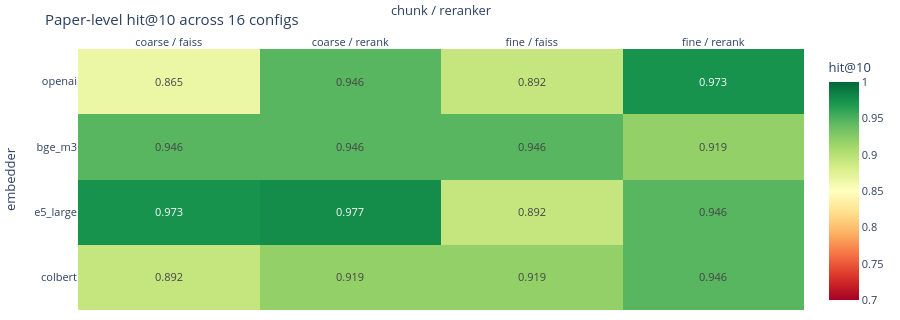

The cell this chart's notebook holds for it:
### Code cell
import plotly.express as px

heatmap_fig = px.imshow(
    heatmap_grid,
    x=heatmap_cols,
    y=embedder_rows,
    color_continuous_scale="RdYlGn",
    range_color=(0.7, 1.0),
    aspect="auto",
    text_auto=".3f",
    labels=dict(x="chunk / reranker", y="embedder", color="hit@10"),
    title="Paper-level hit@10 across 16 configs",
)
heatmap_fig.update_layout(
    height=320,
    margin=dict(l=10, r=10, t=40, b=10),
    font=dict(size=11),
)
heatmap_fig.update_xaxes(side="top")
heatmap_fig

### Figure 1 — Plotly figure (JSON) as saved in the notebook; plotly's stock layout.template omitted (floating-point values rounded to 4 significant figures)
{"data": [{"coloraxis": "coloraxis", "hovertemplate": "chunk / reranker: %{x}<br>embedder: %{y}<br>hit@10: %{z}<extra></extra>", "name": "0", "texttemplate": "%{z:.3f}", "type": "heatmap", "x": ["coarse / faiss", "coarse / rerank", "fine / faiss", "fine / rerank"], "xaxis": "x", "y": ["openai", "bge_m3", "e5_large", "colbert"], "yaxis": "y", "z": [[0.8649, 0.9459, 0.8919, 0.973], [0.9459, 0.9459, 0.9459, 0.9189], [0.973, 0.9773, 0.8919, 0.9459], [0.8919, 0.9189, 0.9189, 0.9459]]}], "layout": {"coloraxis": {"cmax": 1.0, "cmin": 0.7, "colorbar": {"title": {"text": "hit@10"}}, "colorscale": [[0.0, "rgb(165,0,38)"], [0.1, "rgb(215,48,39)"], [0.2, "rgb(244,109,67)"], [0.3, "rgb(253,174,97)"], [0.4, "rgb(254,224,139)"], [0.5, "rgb(255,255,191)"], [0.6, "rgb(217,239,139)"], [0.7, "rgb(166,217,106)"], [0.8, "rgb(102,189,99)"], [0.9, "rgb(26,152,80)"], [1.0, "rgb(0,104,55)"]]}, "font": {"size": 11}, "height": 320, "margin": {"b": 10, "l": 10, "r": 10, "t": 40}, "title": {"text": "Paper-level hit@10 across 16 configs"}, "xaxis": {"anchor": "y", "domain": [0.0, 1.0], "side": "top", "title": {"text": "chunk / reranker"}}, "yaxis": {"anchor": "x", "autorange": "reversed", "domain": [0.0, 1.0], "title": {"text": "embedder"}}}}
